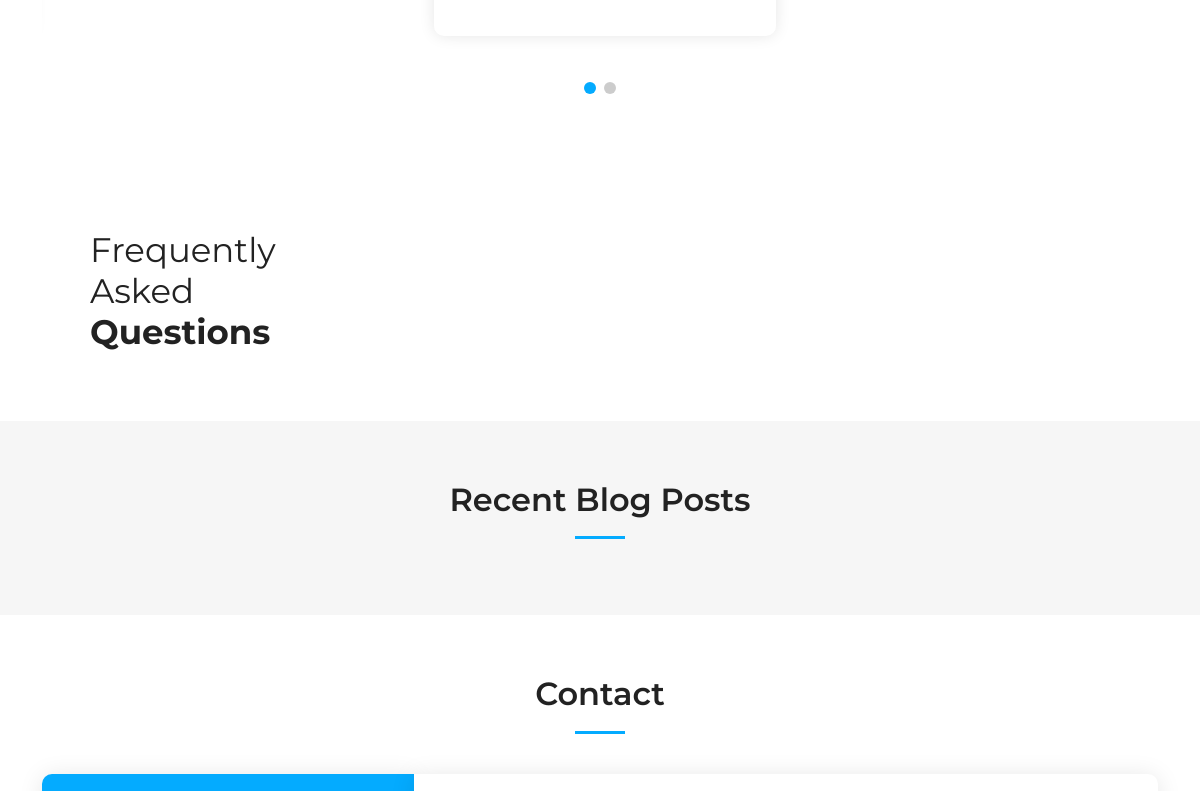
/ (middle part), run on an earlier commit of the app's database.
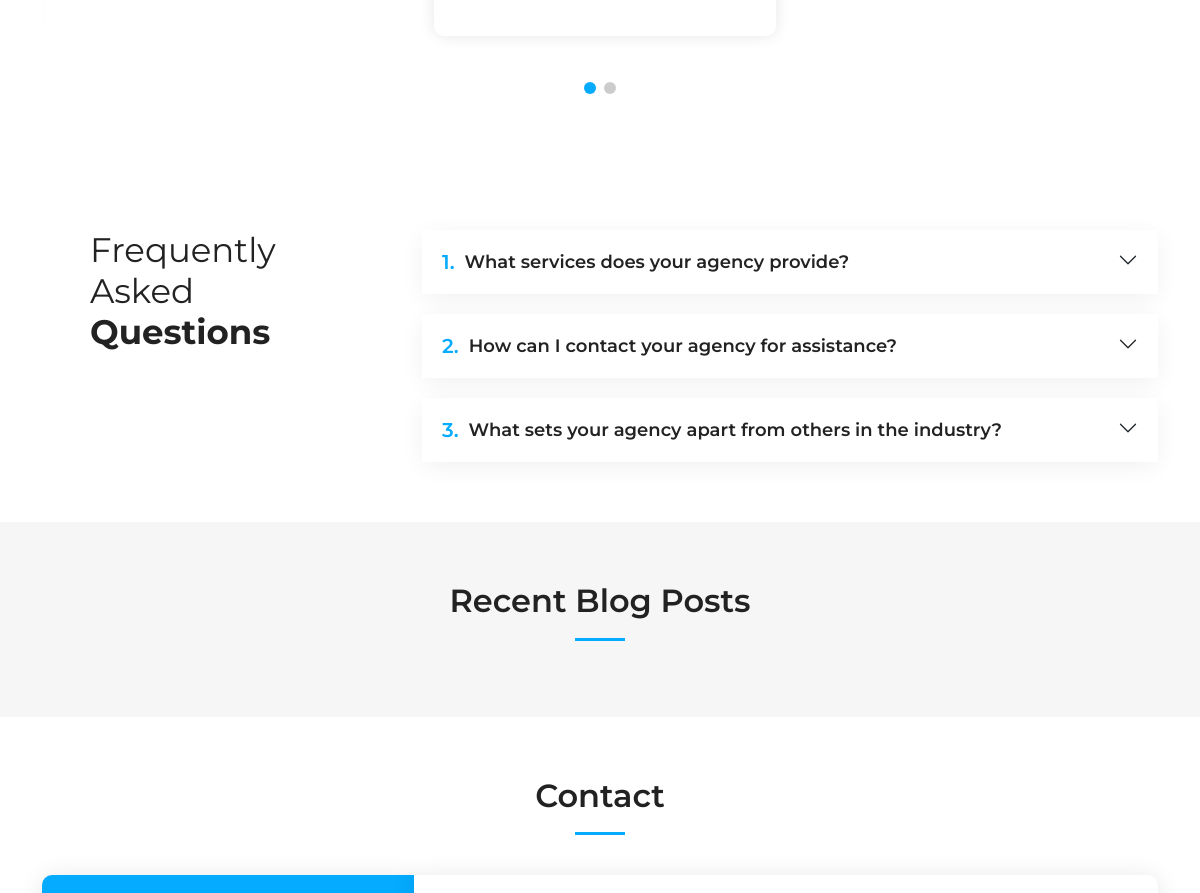
And on a later commit of the database.
### companyApp/models.py (models this page shows, shortened)
class FrequentlyAskedQuestion(models.Model):
    question = models.CharField(max_length=300)
    answer = models.TextField(default='add')

### companyApp/views.py (the view)
# urls.py: path("", views.index, name="home"),
def index(request):
    general_info = GeneralInfo.objects.first()
    services = Service.objects.all()
    testimonials = Testimonial.objects.all()
    faqs = FrequentlyAskedQuestion.objects.all()
    recent_blogs = Blog.objects.all().order_by('-created_at')[:3]
    context = {
        "company_name": general_info.company_name,
        "location":general_info.location,
        "email":general_info.email,
        "phone":general_info.phone,
        "open_hours":general_info.open_hours,
        "video_url":general_info.video_url,
        "twitter":general_info.twitter_url,
        "facebook":general_info.facebook_url,
        "instagram":general_info.instagram_url,
        "linkedin":general_info.linkedin_url,
        "services":services,
        "testimonials":testimonials,
        "faqs":faqs,
        "recent_blogs":recent_blogs,
    }
    return render(request, "index.html", context)

### templates/index.html (shortened to what this page needs)
{% extends 'assets/base.html' %}
{% load static %}
{% block content %}
  <section id="testimonials" class="testimonials">
    <div class="container" data-aos="fade-up">
      <div class="slides-3 swiper" data-aos="fade-up" data-aos-delay="100">
        <div class="swiper-wrapper">
          {% for testimonial in testimonials %}
          <div class="swiper-slide">
            <div class="testimonial-wrap">
              <div class="testimonial-item">
              </div>
            </div>
          </div>
          {% endfor %}
        </div>
        <div class="swiper-pagination"></div>
      </div>
    </div>
  </section>
  <section id="faq" class="faq">
    <div class="container" data-aos="fade-up">
      <div class="row gy-4">
        <div class="col-lg-4">
          <div class="content px-xl-5">
            <h3>Frequently Asked <strong>Questions</strong></h3>
          </div>
        </div>
        <div class="col-lg-8">
          <div class="accordion accordion-flush" id="faqlist" data-aos="fade-up" data-aos-delay="100">
            {% for faq in faqs %}
            <div class="accordion-item">
              <h3 class="accordion-header">
                <button class="accordion-button collapsed" type="button" data-bs-toggle="collapse" data-bs-target="#faq-content-{{forloop.counter}}">
                  <span class="num">{{forloop.counter}}.</span>
                  {{faq.question}}
                </button>
              </h3>
            </div>
            {% endfor %}
          </div>
        </div>
      </div>
    </div>
  </section>
  <section id="recent-posts" class="recent-posts sections-bg">
    <div class="container" data-aos="fade-up">
      <div class="section-header">
        <h2>Recent Blog Posts</h2>
      </div>
    </div>
  </section>
  <section id="contact" class="contact">
    <div class="container" data-aos="fade-up">
      <div class="section-header">
        <h2>Contact</h2>
      </div>
      <div class="row gx-lg-0 gy-4">
        <div class="col-lg-4">
          <div class="info-container d-flex flex-column align-items-center justify-content-center">
          </div>
        </div>
        <div class="col-lg-8">
          <form action="{% url 'contact-form' %}" method="post" role="form" class="php-email-form">
          </form>
        </div>
      </div>
    </div>
  </section>
{% endblock %}

What changed in the data, as far as the page shows it:
added FrequentlyAskedQuestion: question "What services does your agency provide?"
added FrequentlyAskedQuestion: question "How can I contact your agency for assistance?"
added FrequentlyAskedQuestion: question "What sets your agency apart from others in the industry?"
